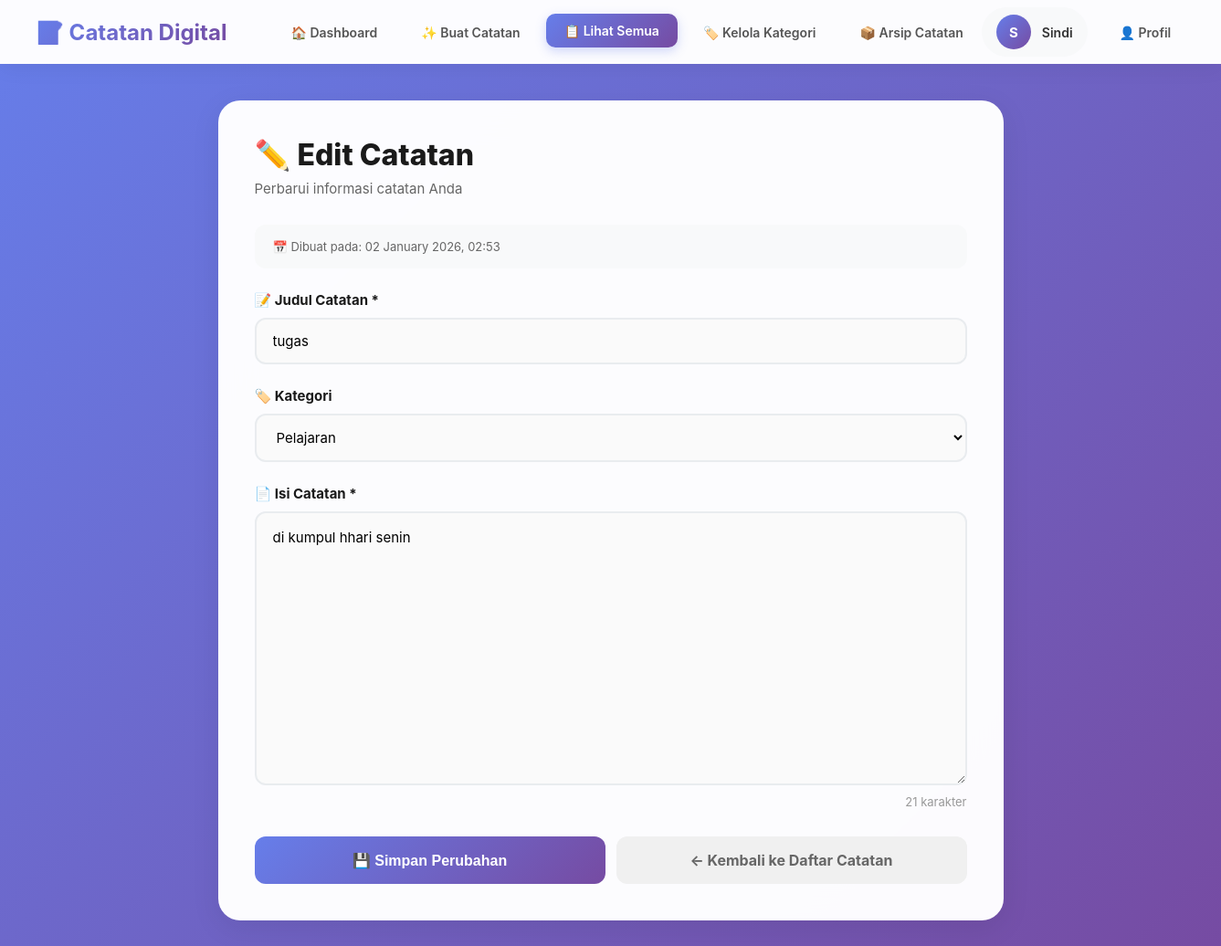
Screenshot of /edit_note.php?id=20 (signed in) with the database file from the repository.
### tables this page shows
CREATE TABLE `notes` (
  `id_catatan` int(11) NOT NULL,
  `id_user` int(11) NOT NULL,
  `id_kategori` int(11) DEFAULT NULL,
  `judul` varchar(255) NOT NULL,
  `konten` longtext NOT NULL,
  `tanggal_buat` timestamp NOT NULL DEFAULT current_timestamp(),
  `tanggal_ubah` timestamp NOT NULL DEFAULT current_timestamp() ON UPDATE current_timestamp(),
  `status` enum('aktif','arsip') DEFAULT 'aktif',
  `is_penting` tinyint(1) DEFAULT 0
);

CREATE TABLE `categories` (
  `id_kategori` int(11) NOT NULL,
  `id_user` int(11) NOT NULL,
  `nama_kategori` varchar(50) NOT NULL,
  `warna` varchar(7) DEFAULT '#007AFF',
  `deskripsi` text DEFAULT NULL,
  `tanggal_buat` timestamp NOT NULL DEFAULT current_timestamp()
);

### edit_note.php (the view, shortened to what this page needs)
<?php
$host = 'localhost';
$dbname = 'db_catatan_digital';
$username = 'root';
$password = '';
try {
    $pdo = new PDO("mysql:host=$host;dbname=$dbname;charset=utf8mb4", $username, $password);
    $pdo->setAttribute(PDO::ATTR_ERRMODE, PDO::ERRMODE_EXCEPTION);
} catch(PDOException $e) {
    die("Koneksi database gagal: " . $e->getMessage());
}
$user_id = null;
try {
    $stmt = $pdo->prepare("SELECT id_user FROM users WHERE email = :email");
    $stmt->execute([':email' => $_SESSION['user_email']]);
    $user = $stmt->fetch(PDO::FETCH_ASSOC);
    if ($user) {
        $user_id = $user['id_user'];
    } else {
        die("User tidak ditemukan di database!");
    }
} catch(PDOException $e) {
    die("Error mengambil data user: " . $e->getMessage());
}
$note_id = $_GET['id'] ?? null;
try {
    $stmt = $pdo->prepare("
        SELECT
            n.id_catatan,
            n.judul,
            n.konten,
            n.id_kategori,
            n.tanggal_buat,
            c.nama_kategori
        FROM notes n
        LEFT JOIN categories c ON n.id_kategori = c.id_kategori
        WHERE n.id_catatan = :id AND n.id_user = :user_id
    ");
    $stmt->execute([
        ':id' => $note_id,
        ':user_id' => $user_id
    ]);
    $note = $stmt->fetch(PDO::FETCH_ASSOC);
} catch(PDOException $e) {
    die("Error mengambil catatan: " . $e->getMessage());
}
try {
    $stmt = $pdo->prepare("SELECT id_kategori, nama_kategori, warna FROM categories WHERE id_user = :user_id ORDER BY nama_kategori");
    $stmt->execute([':user_id' => $user_id]);
    $categories = $stmt->fetchAll(PDO::FETCH_ASSOC);
} catch(PDOException $e) {
    $categories = [];
}
$user_name = htmlspecialchars(ucfirst($_SESSION['user_name'] ?? 'User'));
?>
<!DOCTYPE html>
<html lang="id">
<head>
</head>
<body>
    <nav class="navbar">
        <div class="navbar-left">
            <h1>📝 Catatan Digital</h1>
            <div class="navbar-menu">
                <a href="dashboard.php" class="menu-btn">🏠 Dashboard</a>
                <a href="create_note.php" class="menu-btn">✨ Buat Catatan</a>
                <a href="view_notes.php" class="menu-btn active">📋 Lihat Semua</a>
                <a href="manage_category.php" class="menu-btn">🏷️ Kelola Kategori</a>
                <a href="archive.php" class="menu-btn">📦 Arsip Catatan</a>
            </div>
        </div>
        <div class="user-menu">
            <div class="user-info">
                <div class="user-avatar"><?php echo strtoupper($user_name[0]); ?></div>
                <div class="user-name"><?php echo $user_name; ?></div>
            </div>
            <a href="profile.php" class="navbar-btn">👤 Profil</a>
            <a href="logout.php" class="navbar-btn">🚪 Logout</a>
        </div>
    </nav>
    <div class="main-container">
        <div class="content-container">
            <div class="page-header">
                <h2>✏️ Edit Catatan</h2>
                <p>Perbarui informasi catatan Anda</p>
            </div>
            <div class="note-info-box">
                📅 Dibuat pada: <?php echo date('d F Y, H:i', strtotime($note['tanggal_buat'])); ?>
            </div>
            <form method="POST">
                <div class="form-group">
                    <label for="judul">📝 Judul Catatan *</label>
                    <input
                        type="text"
                        id="judul"
                        name="judul"
                        value="<?php echo htmlspecialchars($note['judul']); ?>"
                        placeholder="Masukkan judul catatan..."
                        maxlength="200"
                        required
                    >
                </div>
                <div class="form-group">
                    <label for="kategori">🏷️ Kategori</label>
                    <select id="kategori" name="kategori">
                        <?php foreach ($categories as $cat): ?>
                            <option value="<?php echo $cat['id_kategori']; ?>"
                                    <?php echo ($note['id_kategori'] == $cat['id_kategori']) ? 'selected' : ''; ?>>
                                <?php echo htmlspecialchars($cat['nama_kategori']); ?>
                            </option>
                        <?php endforeach; ?>
                    </select>
                </div>
                <div class="form-group">
                    <label for="konten">📄 Isi Catatan *</label>
                    <textarea
                        id="konten"
                        name="konten"
                        placeholder="Tulis catatan Anda di sini..."
                        required
                    ><?php echo htmlspecialchars($note['konten']); ?></textarea>
                    <div class="char-counter">
                        <span id="charCount">0</span> karakter
                    </div>
                </div>
                <div class="form-actions">
                    <button type="submit" class="btn btn-primary">
                        💾 Simpan Perubahan
                    </button>
                    <a href="view_notes.php" class="btn btn-secondary">
                        ← Kembali ke Daftar Catatan
                    </a>
                </div>
            </form>
        </div>
    </div>
</body>
</html>

### edit_note.php (style rules this page uses)
* { margin: 0; padding: 0; box-sizing: border-box; }
body { font-family: 'Inter', 'Segoe UI', sans-serif; background: linear-gradient(135deg, #667eea 0%, #764ba2 100%); min-height: 100vh; }
.navbar { background: rgba(255, 255, 255, 0.98); backdrop-filter: blur(20px); padding: 0 40px; display: flex; justify-content: space-between; align-items: center; box-shadow: 0 4px 24px rgba(0, 0, 0, 0.06); position: sticky; top: 0; z-index: 100; height: 70px; }
.navbar-left { display: flex; align-items: center; gap: 50px; flex: 1; }
.navbar h1 { font-size: 24px; font-weight: 700; background: linear-gradient(135deg, #667eea 0%, #764ba2 100%); -webkit-background-clip: text; -webkit-text-fill-color: transparent; background-clip: text; white-space: nowrap; }
.navbar-menu { display: flex; gap: 8px; align-items: center; }
.menu-btn { padding: 10px 20px; background: transparent; color: #555; border: none; border-radius: 10px; cursor: pointer; font-weight: 600; transition: all 0.3s ease; text-decoration: none; font-size: 14px; display: flex; align-items: center; gap: 8px; white-space: nowrap; }
.menu-btn:hover, .menu-btn.active { background: linear-gradient(135deg, #667eea 0%, #764ba2 100%); color: white; transform: translateY(-2px); box-shadow: 0 4px 12px rgba(102, 126, 234, 0.3); }
.user-menu { display: flex; gap: 15px; align-items: center; }
.user-info { display: flex; align-items: center; gap: 12px; padding: 8px 16px; background: #f8f9fa; border-radius: 50px; transition: all 0.3s; }
.user-avatar { width: 38px; height: 38px; border-radius: 50%; background: linear-gradient(135deg, #667eea 0%, #764ba2 100%); color: white; display: flex; align-items: center; justify-content: center; font-weight: 700; font-size: 15px; }
.user-name { font-weight: 600; color: #333; font-size: 14px; }
.navbar-btn { padding: 10px 20px; border: none; border-radius: 10px; background: transparent; color: #555; cursor: pointer; font-weight: 600; transition: all 0.3s ease; text-decoration: none; font-size: 14px; display: flex; align-items: center; gap: 8px; white-space: nowrap; }
.main-container { max-width: 900px; margin: 0 auto; padding: 40px 20px; }
.content-container { background: rgba(255, 255, 255, 0.98); backdrop-filter: blur(20px); padding: 40px; border-radius: 24px; box-shadow: 0 8px 32px rgba(0, 0, 0, 0.08); }
.page-header { margin-bottom: 30px; }
.page-header h2 { font-size: 32px; font-weight: 800; color: #1a1a1a; margin-bottom: 8px; }
.page-header p { color: #666; font-size: 15px; }
.form-group { margin-bottom: 25px; }
.form-group label { display: block; margin-bottom: 10px; color: #1a1a1a; font-weight: 700; font-size: 15px; }
.form-group input[type="text"], .form-group select { width: 100%; padding: 14px 18px; border: 2px solid #e9ecef; border-radius: 12px; font-size: 15px; transition: all 0.3s; background: #fafafa; font-family: 'Inter', 'Segoe UI', sans-serif; }
.form-group textarea { width: 100%; min-height: 300px; padding: 14px 18px; border: 2px solid #e9ecef; border-radius: 12px; font-size: 15px; transition: all 0.3s; background: #fafafa; font-family: 'Inter', 'Segoe UI', sans-serif; resize: vertical; line-height: 1.7; }
.char-counter { text-align: right; font-size: 13px; color: #999; margin-top: 6px; }
.form-actions { display: flex; gap: 12px; margin-top: 30px; }
.btn { flex: 1; padding: 16px 28px; border: none; border-radius: 12px; font-size: 16px; font-weight: 700; cursor: pointer; transition: all 0.3s; display: flex; align-items: center; justify-content: center; gap: 8px; text-decoration: none; }
.btn-primary { background: linear-gradient(135deg, #667eea 0%, #764ba2 100%); color: white; }
.btn-secondary { background: #f0f0f0; color: #666; }
.note-info-box { background: #f8f9fa; padding: 16px 20px; border-radius: 12px; margin-bottom: 25px; font-size: 13px; color: #666; }

### rows the page displays
notes: tanggal_buat "02 January 2026, 02:53", judul "tugas", kategori "Pelajaran", konten "di kumpul hhari senin"

### other values shown
$user_name[0] "S"
$user_name "Sindi"
